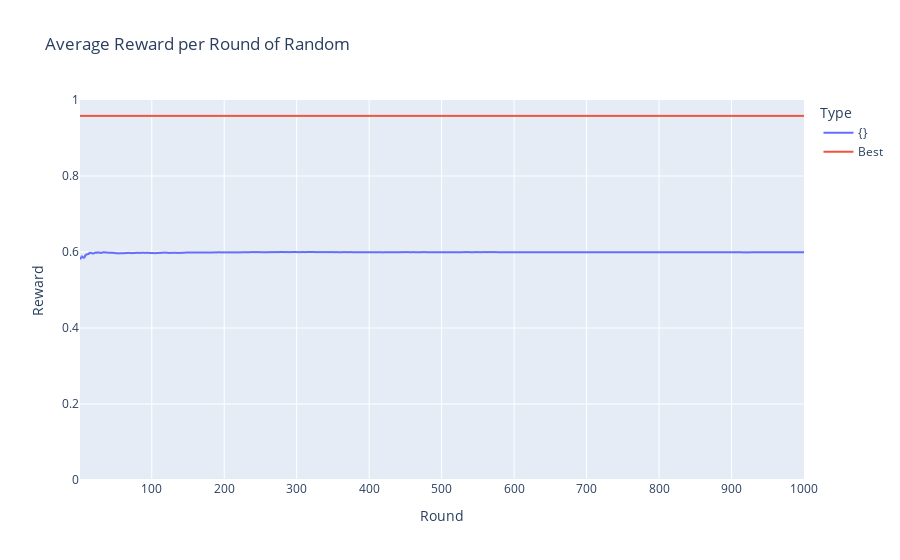
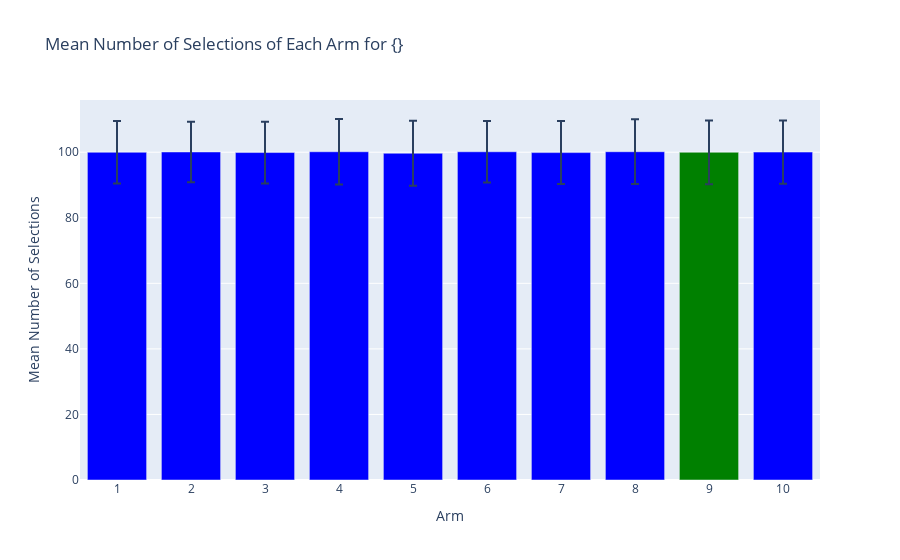

The cell these charts' notebook holds for them, in order:
### Code cell
random_results = MABExperiment(
    num_arms=NUM_ARMS, 
    num_rounds=NUM_ROUNDS,
    num_episodes=NUM_EPISODES,
    Algorithm=Random,
    grid_params={},
    environment=env
).run()

### Figure 1 — Plotly figure (JSON) as saved in the notebook; plotly's stock layout.template omitted (floating-point values rounded to 4 significant figures; data arrays with more than 128 entries replaced by an {"elided": "..."} marker saying what was removed)
{"data": [{"hovertemplate": "Type={}<br>Round=%{x}<br>Reward=%{y}<extra></extra>", "legendgroup": "{}", "line": {"color": "#636efa", "dash": "solid"}, "marker": {"symbol": "circle"}, "mode": "lines", "name": "{}", "showlegend": true, "type": "scattergl", "x": {"elided": "1000 int values"}, "xaxis": "x", "y": {"elided": "1000 float values"}, "yaxis": "y"}, {"hovertemplate": "Type=Best<br>Round=%{x}<br>Reward=%{y}<extra></extra>", "legendgroup": "Best", "line": {"color": "#EF553B", "dash": "solid"}, "marker": {"symbol": "circle"}, "mode": "lines", "name": "Best", "showlegend": true, "type": "scattergl", "x": {"elided": "1000 int values"}, "xaxis": "x", "y": {"elided": "1000 float values"}, "yaxis": "y"}], "layout": {"legend": {"title": {"text": "Type"}, "tracegroupgap": 0}, "title": {"text": "Average Reward per Round of Random"}, "xaxis": {"anchor": "y", "domain": [0, 1], "title": {"text": "Round"}}, "yaxis": {"anchor": "x", "domain": [0, 1], "range": [0, 1], "title": {"text": "Reward"}}}}

### Figure 2 — Plotly figure (JSON) as saved in the notebook; plotly's stock layout.template omitted (floating-point values rounded to 4 significant figures)
{"data": [{"alignmentgroup": "True", "error_y": {"array": [9.559, 9.236, 9.424, 9.992, 9.906, 9.399, 9.616, 9.883, 9.72, 9.644]}, "hovertemplate": "Arm=%{x}<br>Mean Number of Selections=%{y}<extra></extra>", "legendgroup": "", "marker": {"color": ["blue", "blue", "blue", "blue", "blue", "blue", "blue", "blue", "green", "blue"], "pattern": {"shape": ""}}, "name": "", "offsetgroup": "", "orientation": "v", "showlegend": false, "textposition": "auto", "type": "bar", "x": ["1", "2", "3", "4", "5", "6", "7", "8", "9", "10"], "xaxis": "x", "y": [99.98, 100.1, 99.9, 100.1, 99.68, 100.1, 99.89, 100.2, 99.99, 100.0], "yaxis": "y"}], "layout": {"barmode": "relative", "legend": {"tracegroupgap": 0}, "title": {"text": "Mean Number of Selections of Each Arm for {}"}, "xaxis": {"anchor": "y", "domain": [0, 1], "title": {"text": "Arm"}}, "yaxis": {"anchor": "x", "domain": [0, 1], "title": {"text": "Mean Number of Selections"}}}}
